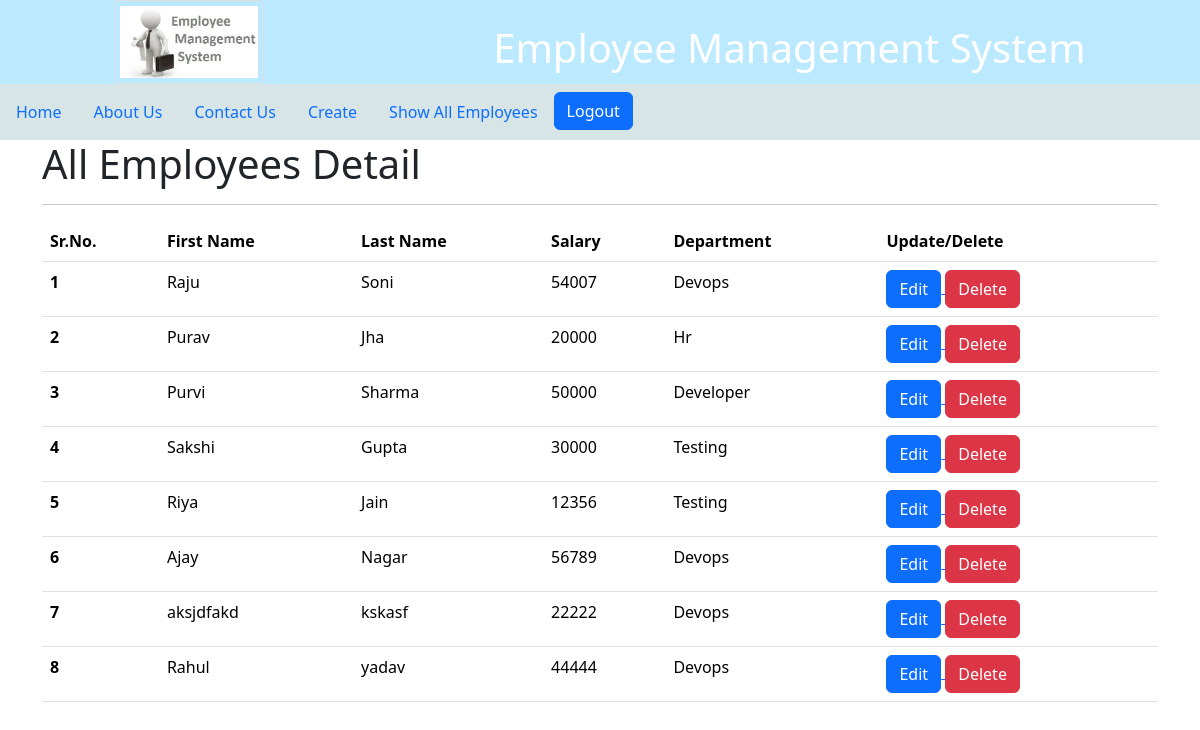
Page /all_emp (signed in) on the committed database.
### manage_app/models.py (models this page shows)
class Employee(models.Model):
     first_name = models.CharField(max_length=5, null=False, blank=False )
     last_name = models.CharField(max_length=100, null=False , blank=False)
     salary = models.IntegerField(0)
     dept = models.ForeignKey(Department , on_delete = models.CASCADE)
     def __str__(self):
          return "%s %s "%(self.first_name, self.last_name)

class Department(models.Model):
      name = models.CharField(max_length=100,null=False)
      location = models.CharField(max_length=100)
      def __str__(self):
         return self.name

### manage_app/views.py (the view)
# urls.py: path('all_emp',views.all_emp , name ='all_emp'),
@login_required(login_url='/login/')
def all_emp(request):
    emps = Employee.objects.all()
    context = {
        'emps': emps
    }
    print(context)
    return render(request , 'all_emp/all_emp.html', context)

### manage_app/templates/all_emp/all_emp.html (shortened to what this page needs)
<!DOCTYPE html>
<html>
    <head>
        <link rel="stylesheet" href="">
        <link rel="stylesheet" href=""><link href="https://cdn.jsdelivr.net/npm/bootstrap@5.3.3/dist/css/bootstrap.min.css" rel="stylesheet"
>
    </head>
    <body>
      {% include 'home.html' %}
      {% include 'nav.html'%}
        <div class="container">
            <h1>All Employees Detail </h1>
            <hr>
            <table class="table">
                <thead>
                  <tr>
                    <th scope="col">Sr.No.</th>
                    <th scope="col">First Name</th>
                    <th scope="col">Last Name</th>
                    <th scope="col">Salary</th>
                    <th scope="col">Department</th>
                    <th scope="col">Update/Delete</th>
                  </tr>
                </thead>
                {% for emp in emps %}
                <tbody>
                  <tr>
                    <th scope="row">{{forloop.counter}}</th>
                    <td>{{emp.first_name}}</td>
                    <td>{{emp.last_name}}</td>
                    <td>{{emp.salary}}</td>
                    <td>{{emp.dept}}</td>
                    <td><a href="/update_emp/{{emp.id}}"><button class="btn btn-primary " >Edit</button> </a>
                      <a href="/remove_emp/{{emp.id}}"><button class="btn btn-danger">Delete</button></a></td>
                  </tr>
                </tbody>
                {% endfor %}
              </table>
        </div>
    </body>
</html>

### manage_app/static/css/home.css (style rules this page uses)
body { background:grey;color: black; }
.container { background-color: white; }

### rows in the picture
Employee: first_name "Raju", last_name "Soni", salary "54007", dept "Devops"
Employee: first_name "Purav", last_name "Jha", salary "20000", dept "Hr"
Employee: first_name "Purvi", last_name "Sharma", salary "50000", dept "Developer"
Employee: first_name "Sakshi", last_name "Gupta", salary "30000", dept "Testing"
Employee: first_name "Riya", last_name "Jain", salary "12356", dept "Testing"
Employee: first_name "Ajay", last_name "Nagar", salary "56789", dept "Devops"
Employee: first_name "aksjdfakd", last_name "kskasf", salary "22222", dept "Devops"
Employee: first_name "Rahul", last_name "yadav", salary "44444", dept "Devops"
